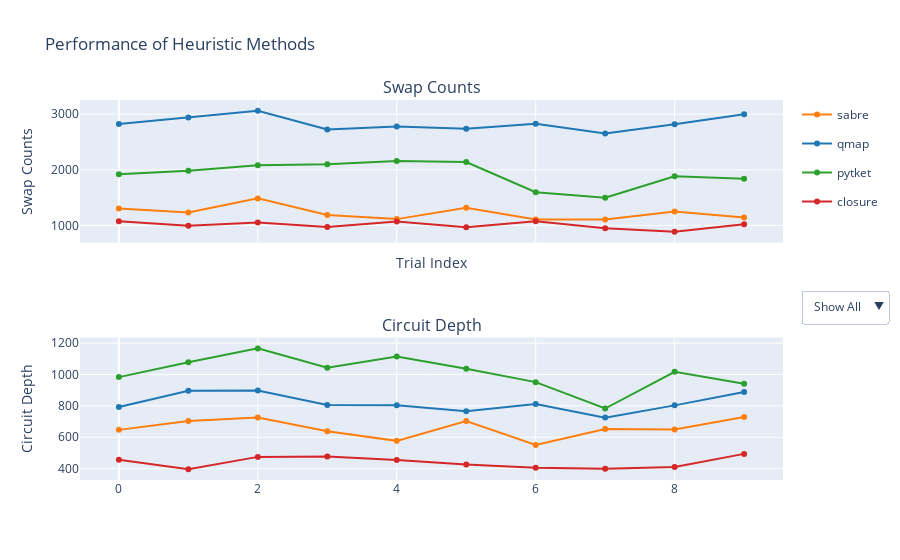

Source (notebook cell):
### Code cell
plot_performance(results_swaps,results_depth)

### Figure 1 — Plotly figure (JSON) as saved in the notebook; plotly's stock layout.template omitted (floating-point values rounded to 4 significant figures)
{"data": [{"legendgroup": "sabre", "line": {"color": "#ff7f0e"}, "marker": {"color": "#ff7f0e"}, "mode": "lines+markers", "name": "sabre", "type": "scatter", "x": [0, 1, 2, 3, 4, 5, 6, 7, 8, 9], "xaxis": "x", "y": [1302, 1232, 1486, 1186, 1113, 1316, 1105, 1105, 1250, 1144], "yaxis": "y"}, {"legendgroup": "qmap", "line": {"color": "#1f77b4"}, "marker": {"color": "#1f77b4"}, "mode": "lines+markers", "name": "qmap", "type": "scatter", "x": [0, 1, 2, 3, 4, 5, 6, 7, 8, 9], "xaxis": "x", "y": [2822, 2942, 3060, 2724, 2779, 2739, 2829, 2654, 2818, 3000], "yaxis": "y"}, {"legendgroup": "pytket", "line": {"color": "#2ca02c"}, "marker": {"color": "#2ca02c"}, "mode": "lines+markers", "name": "pytket", "type": "scatter", "x": [0, 1, 2, 3, 4, 5, 6, 7, 8, 9], "xaxis": "x", "y": [1921, 1982, 2081, 2099, 2159, 2139, 1597, 1498, 1885, 1839], "yaxis": "y"}, {"legendgroup": "closure", "line": {"color": "#d62728"}, "marker": {"color": "#d62728"}, "mode": "lines+markers", "name": "closure", "type": "scatter", "x": [0, 1, 2, 3, 4, 5, 6, 7, 8, 9], "xaxis": "x", "y": [1076, 994, 1052, 969, 1071, 968, 1074, 949, 888, 1021], "yaxis": "y"}, {"legendgroup": "sabre", "line": {"color": "#ff7f0e"}, "marker": {"color": "#ff7f0e"}, "mode": "lines+markers", "name": "sabre", "showlegend": false, "type": "scatter", "x": [0, 1, 2, 3, 4, 5, 6, 7, 8, 9], "xaxis": "x2", "y": [647, 704, 726, 638, 577, 703, 551, 652, 650, 729], "yaxis": "y2"}, {"legendgroup": "qmap", "line": {"color": "#1f77b4"}, "marker": {"color": "#1f77b4"}, "mode": "lines+markers", "name": "qmap", "showlegend": false, "type": "scatter", "x": [0, 1, 2, 3, 4, 5, 6, 7, 8, 9], "xaxis": "x2", "y": [793, 896, 897, 805, 803, 766, 811, 725, 803, 888], "yaxis": "y2"}, {"legendgroup": "pytket", "line": {"color": "#2ca02c"}, "marker": {"color": "#2ca02c"}, "mode": "lines+markers", "name": "pytket", "showlegend": false, "type": "scatter", "x": [0, 1, 2, 3, 4, 5, 6, 7, 8, 9], "xaxis": "x2", "y": [983, 1077, 1166, 1043, 1114, 1036, 951, 783, 1017, 940], "yaxis": "y2"}, {"legendgroup": "closure", "line": {"color": "#d62728"}, "marker": {"color": "#d62728"}, "mode": "lines+markers", "name": "closure", "showlegend": false, "type": "scatter", "x": [0, 1, 2, 3, 4, 5, 6, 7, 8, 9], "xaxis": "x2", "y": [457, 397, 475, 478, 455, 427, 406, 400, 411, 494], "yaxis": "y2"}], "layout": {"annotations": [{"font": {"size": 16}, "showarrow": false, "text": "Swap Counts", "x": 0.5, "xanchor": "center", "xref": "paper", "y": 1, "yanchor": "bottom", "yref": "paper"}, {"font": {"size": 16}, "showarrow": false, "text": "Circuit Depth", "x": 0.5, "xanchor": "center", "xref": "paper", "y": 0.375, "yanchor": "bottom", "yref": "paper"}], "title": {"text": "Performance of Heuristic Methods"}, "updatemenus": [{"buttons": [{"args": [{"visible": [true, true, true, true, true, true, true, true]}], "label": "Show All", "method": "update"}, {"args": [{"visible": [false, false, false, false, false, false, false, false]}], "label": "Hide All", "method": "update"}, {"args": [{"visible": [true, false, false, false, true, false, false, false]}], "label": "sabre", "method": "update"}, {"args": [{"visible": [false, true, false, false, false, true, false, false]}], "label": "qmap", "method": "update"}, {"args": [{"visible": [false, false, true, false, false, false, true, false]}], "label": "pytket", "method": "update"}, {"args": [{"visible": [false, false, false, true, false, false, false, true]}], "label": "closure", "method": "update"}], "direction": "down", "showactive": true, "x": 1.15, "y": 0.5}], "xaxis": {"anchor": "y", "domain": [0, 1], "matches": "x2", "showticklabels": false, "title": {"text": "Trial Index"}}, "xaxis2": {"anchor": "y2", "domain": [0, 1]}, "yaxis": {"anchor": "x", "domain": [0.625, 1], "title": {"text": "Swap Counts"}}, "yaxis2": {"anchor": "x2", "domain": [0, 0.375], "title": {"text": "Circuit Depth"}}}}
